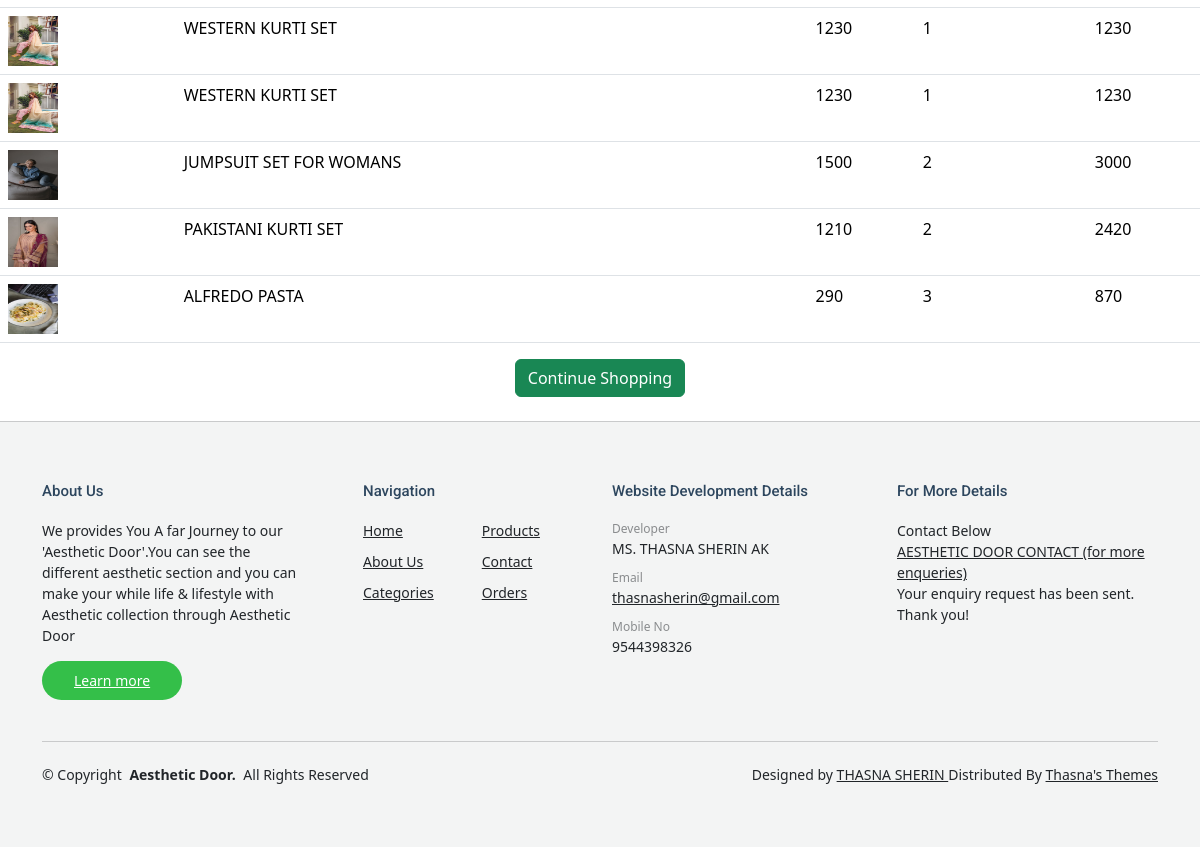
Page /orders (signed in, lower part) on the earlier database version.
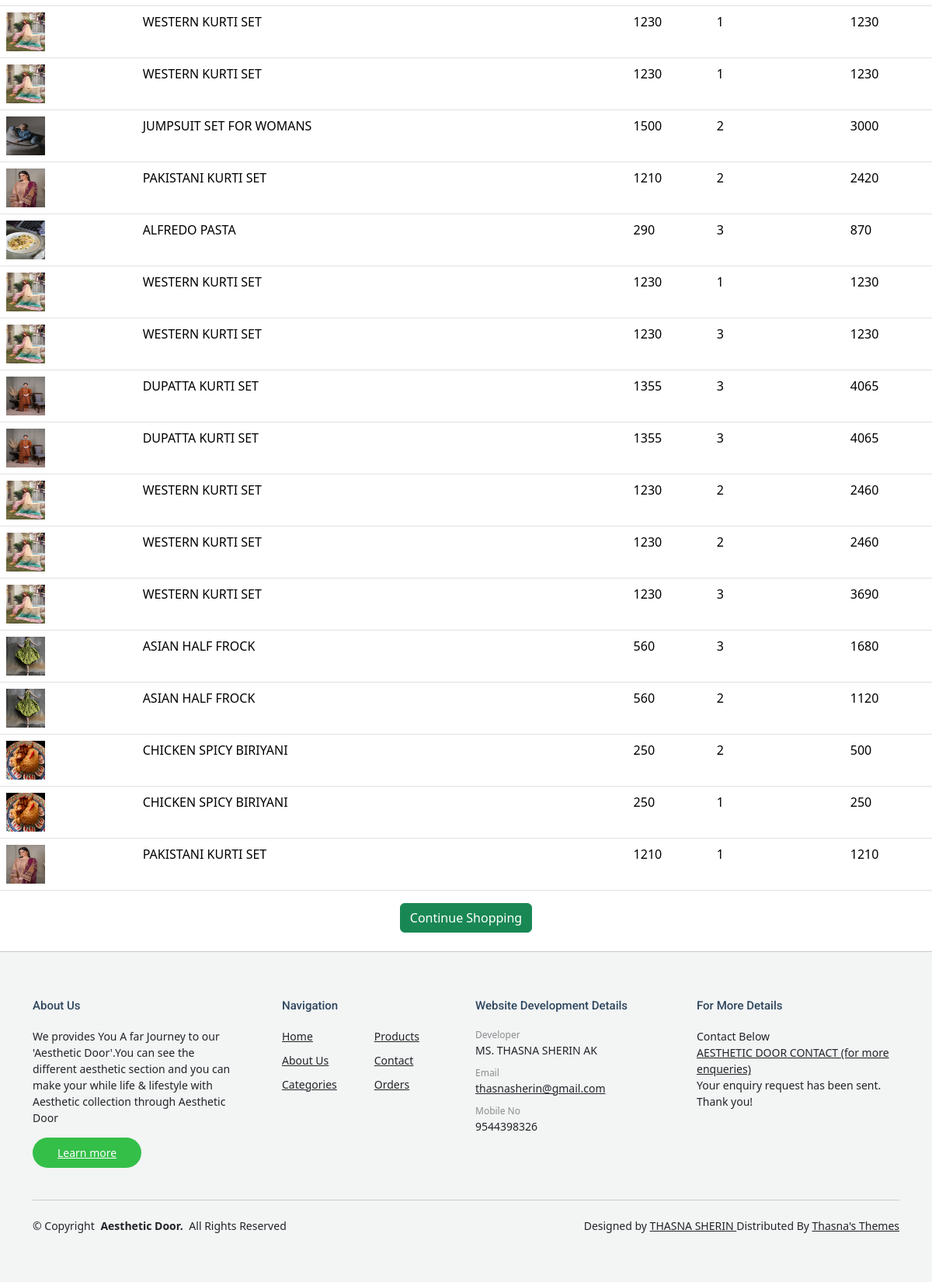
Same page on the later database version.
### Userapp/models.py (models this page shows)
class Checkout(models.Model):
    userid=models.ForeignKey(Register,on_delete=models.CASCADE)
    cartid=models.ForeignKey(Cart, on_delete=models.CASCADE)
    address=models.TextField()
    pincode=models.IntegerField()
    country=models.TextField()

class Cart(models.Model):
    userid=models.ForeignKey(Register,on_delete=models.CASCADE)
    productid=models.ForeignKey(Product, on_delete=models.CASCADE)
    quantity=models.IntegerField()
    total=models.IntegerField()
    status=models.IntegerField(default=0)

### Adminapp/models.py (models this page shows)
class Product(models.Model):
    pname=models.CharField(max_length=20)
    pcat=models.CharField(max_length=100)
    pprice=models.IntegerField()
    pstock=models.IntegerField()
    pimage=models.ImageField(upload_to='pimages')
    status=models.IntegerField(default=0)

### Userapp/views.py (the view)
# urls.py: path('orders',views.orders,name='orders'),
def orders(request):
    if 'u_id' in request.session:
        u=request.session.get('u_id')
        data=Checkout.objects.filter(userid=u)
        return render(request,'orders.html',{'data':data})
    return render(request,'userlog.html',{'msg1':'You need to Login First to access this page'})

### Userapp/templates/orders.html (shortened to what this page needs)
{% extends 'userindex.html' %}
{% block body %}
<table class="table">
    <tbody>
      {% for i in data %}
      <tr>
        <th scope="row"><img style="height: 50px;width: 50px;" src="{{i.cartid.productid.pimage.url}}" alt=""></th>
        <td>{{i.cartid.productid.pname}}</td>
        <td>{{i.cartid.productid.pprice}}</td>
        <td>{{i.cartid.quantity}}</td>
        <td>{{i.cartid.total}}</td>
      </tr>
      {% endfor %}
    </tbody>
  </table>
  <center>             <a href="{% url 'userindex' %}"><button  class="btn btn-success mr-5">Continue Shopping</button></a></center>
<br>
{% endblock %}

Differences in the rows shown:
added Checkout: cartid.productid.pimage (picture), cartid.productid.pname "WESTERN KURTI SET", cartid.productid.pprice "1230", cartid.quantity "1", cartid.total "1230"
added Checkout: cartid.productid.pimage (picture), cartid.productid.pname "WESTERN KURTI SET", cartid.productid.pprice "1230", cartid.quantity "3", cartid.total "1230"
added Checkout: cartid.productid.pimage (picture), cartid.productid.pname "DUPATTA KURTI SET", cartid.productid.pprice "1355", cartid.quantity "3", cartid.total "4065"
added Checkout: cartid.productid.pimage (picture), cartid.productid.pname "DUPATTA KURTI SET", cartid.productid.pprice "1355", cartid.quantity "3", cartid.total "4065"
added Checkout: cartid.productid.pimage (picture), cartid.productid.pname "WESTERN KURTI SET", cartid.productid.pprice "1230", cartid.quantity "2", cartid.total "2460"
added Checkout: cartid.productid.pimage (picture), cartid.productid.pname "WESTERN KURTI SET", cartid.productid.pprice "1230", cartid.quantity "2", cartid.total "2460"
added Checkout: cartid.productid.pimage (picture), cartid.productid.pname "WESTERN KURTI SET", cartid.productid.pprice "1230", cartid.quantity "3", cartid.total "3690"
added Checkout: cartid.productid.pimage (picture), cartid.productid.pname "ASIAN HALF FROCK", cartid.productid.pprice "560", cartid.quantity "3", cartid.total "1680"
added Checkout: cartid.productid.pimage (picture), cartid.productid.pname "ASIAN HALF FROCK", cartid.productid.pprice "560", cartid.quantity "2", cartid.total "1120"
added Checkout: cartid.productid.pimage (picture), cartid.productid.pname "CHICKEN SPICY BIRIYANI", cartid.productid.pprice "250", cartid.quantity "2", cartid.total "500"
added Checkout: cartid.productid.pimage (picture), cartid.productid.pname "CHICKEN SPICY BIRIYANI", cartid.productid.pprice "250", cartid.quantity "1", cartid.total "250"
added Checkout: cartid.productid.pimage (picture), cartid.productid.pname "PAKISTANI KURTI SET", cartid.productid.pprice "1210", cartid.quantity "1", cartid.total "1210"
